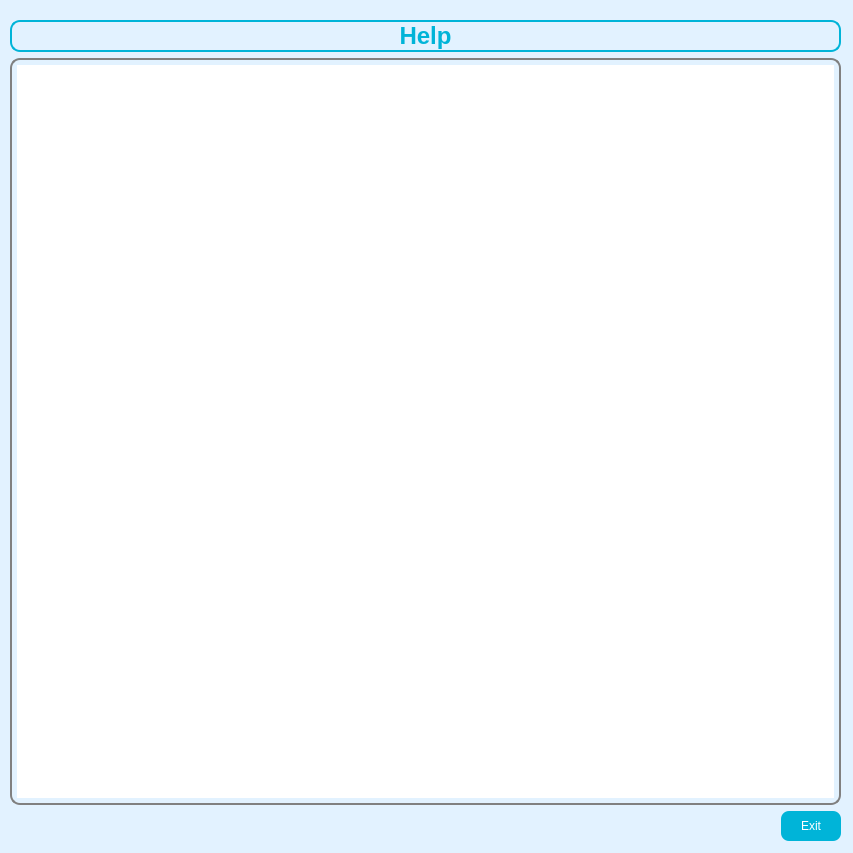
<?xml version="1.0" encoding="UTF-8"?>
<ui version="4.0">
 <class>DlgHelp</class>
 <widget class="QDialog" name="DlgHelp">
  <property name="geometry">
   <rect>
    <x>0</x>
    <y>0</y>
    <width>853</width>
    <height>853</height>
   </rect>
  </property>
  <property name="sizePolicy">
   <sizepolicy hsizetype="Minimum" vsizetype="Minimum">
    <horstretch>0</horstretch>
    <verstretch>0</verstretch>
   </sizepolicy>
  </property>
  <property name="minimumSize">
   <size>
    <width>853</width>
    <height>853</height>
   </size>
  </property>
  <property name="palette">
   <palette>
    <active>
     <colorrole role="Button">
      <brush brushstyle="SolidPattern">
       <color alpha="255">
        <red>226</red>
        <green>242</green>
        <blue>255</blue>
       </color>
      </brush>
     </colorrole>
     <colorrole role="Base">
      <brush brushstyle="SolidPattern">
       <color alpha="255">
        <red>226</red>
        <green>242</green>
        <blue>255</blue>
       </color>
      </brush>
     </colorrole>
     <colorrole role="Window">
      <brush brushstyle="SolidPattern">
       <color alpha="255">
        <red>226</red>
        <green>242</green>
        <blue>255</blue>
       </color>
      </brush>
     </colorrole>
    </active>
    <inactive>
     <colorrole role="Button">
      <brush brushstyle="SolidPattern">
       <color alpha="255">
        <red>226</red>
        <green>242</green>
        <blue>255</blue>
       </color>
      </brush>
     </colorrole>
     <colorrole role="Base">
      <brush brushstyle="SolidPattern">
       <color alpha="255">
        <red>226</red>
        <green>242</green>
        <blue>255</blue>
       </color>
      </brush>
     </colorrole>
     <colorrole role="Window">
      <brush brushstyle="SolidPattern">
       <color alpha="255">
        <red>226</red>
        <green>242</green>
        <blue>255</blue>
       </color>
      </brush>
     </colorrole>
    </inactive>
    <disabled>
     <colorrole role="Button">
      <brush brushstyle="SolidPattern">
       <color alpha="255">
        <red>226</red>
        <green>242</green>
        <blue>255</blue>
       </color>
      </brush>
     </colorrole>
     <colorrole role="Base">
      <brush brushstyle="SolidPattern">
       <color alpha="255">
        <red>226</red>
        <green>242</green>
        <blue>255</blue>
       </color>
      </brush>
     </colorrole>
     <colorrole role="Window">
      <brush brushstyle="SolidPattern">
       <color alpha="255">
        <red>226</red>
        <green>242</green>
        <blue>255</blue>
       </color>
      </brush>
     </colorrole>
    </disabled>
   </palette>
  </property>
  <property name="windowTitle">
   <string>Help</string>
  </property>
  <property name="styleSheet">
   <string notr="true">QDialog {
	background-color: #e2f2ff;
}

QPushButton {
	background-color: #00b4d8;
	color: white;
	border-radius: 8px;
	font-family: &quot;Raleway&quot;;
	font: 12px;
}

QPushButton::hover{
	border: 3px solid #0077b6;
}

QTextBrowser {
	border: 2px  solid gray;
	border-radius: 10px;
	padding: 5px;
	font-family:  &quot;Raleway&quot;;
	font: 12px;

}


QLabel#lblHeader {
	color: #00b4d8;
	font-size: 24px;	
	font-weight: bold;
	font-family: &quot;Source Sans Pro&quot;;
	border: 2px solid #00b4d8;
	border-radius: 10px;
}</string>
  </property>
  <widget class="QWidget" name="layoutWidget">
   <property name="geometry">
    <rect>
     <x>10</x>
     <y>20</y>
     <width>831</width>
     <height>821</height>
    </rect>
   </property>
   <layout class="QVBoxLayout" name="lytMain">
    <item>
     <widget class="QLabel" name="lblHeader">
      <property name="minimumSize">
       <size>
        <width>0</width>
        <height>0</height>
       </size>
      </property>
      <property name="text">
       <string>Help</string>
      </property>
      <property name="alignment">
       <set>Qt::AlignCenter</set>
      </property>
     </widget>
    </item>
    <item>
     <widget class="QTextBrowser" name="tbrDocument"/>
    </item>
    <item>
     <layout class="QHBoxLayout" name="lytButton">
      <item>
       <spacer name="horizontalSpacer">
        <property name="orientation">
         <enum>Qt::Horizontal</enum>
        </property>
        <property name="sizeHint" stdset="0">
         <size>
          <width>40</width>
          <height>20</height>
         </size>
        </property>
       </spacer>
      </item>
      <item>
       <widget class="QPushButton" name="btnExit">
        <property name="minimumSize">
         <size>
          <width>60</width>
          <height>30</height>
         </size>
        </property>
        <property name="text">
         <string>Exit</string>
        </property>
       </widget>
      </item>
     </layout>
    </item>
   </layout>
  </widget>
 </widget>
 <resources>
  <include location="../resource.qrc"/>
 </resources>
 <connections/>
</ui>
